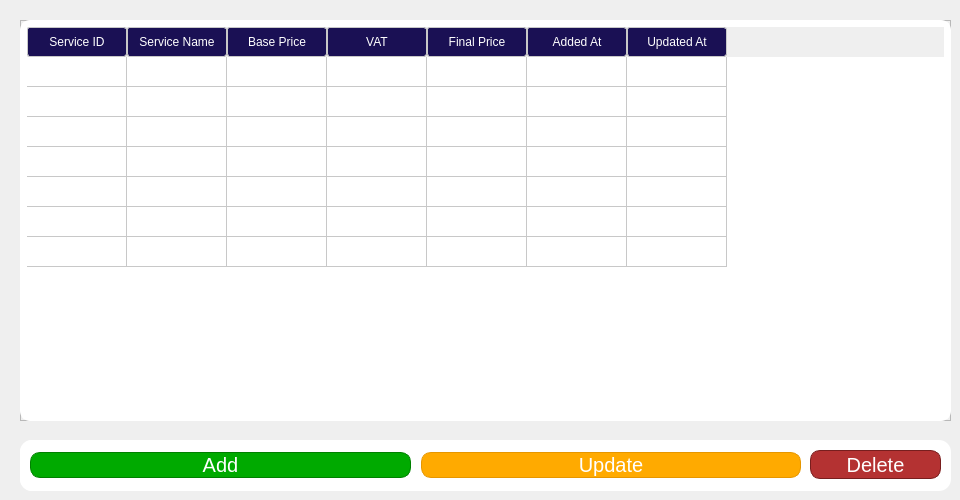
    <widget class="QWidget" name="page_2">
     <widget class="QWidget" name="crud_btn_holder_3" native="true">
      <property name="geometry">
       <rect>
        <x>20</x>
        <y>440</y>
        <width>931</width>
        <height>51</height>
       </rect>
      </property>
      <property name="styleSheet">
       <string notr="true">background-color: rgb(255, 255, 255);
border-radius: 12px;
</string>
      </property>
      <widget class="QWidget" name="horizontalLayoutWidget_3">
       <property name="geometry">
        <rect>
         <x>0</x>
         <y>0</y>
         <width>791</width>
         <height>51</height>
        </rect>
       </property>
       <layout class="QHBoxLayout" name="horizontalLayout_4">
        <property name="spacing">
         <number>10</number>
        </property>
        <property name="leftMargin">
         <number>10</number>
        </property>
        <property name="rightMargin">
         <number>10</number>
        </property>
        <item>
         <widget class="QPushButton" name="serviceAddBtn">
          <property name="font">
           <font>
            <pointsize>15</pointsize>
           </font>
          </property>
          <property name="cursor">
           <cursorShape>PointingHandCursor</cursorShape>
          </property>
          <property name="styleSheet">
           <string notr="true">QPushButton {
    background-color: rgb(0, 170, 0);
    color: white;
    border: 1px solid green;
    border-radius: 10px;
}

/* Hover effect */
QPushButton:hover {
    background-color: rgb(0, 190, 0);
}

/* Pressed effect */
QPushButton:pressed {
    background-color: rgb(0, 140, 0);
}
</string>
          </property>
          <property name="text">
           <string>Add</string>
          </property>
          <property name="autoDefault">
           <bool>false</bool>
          </property>
          <property name="default">
           <bool>false</bool>
          </property>
         </widget>
        </item>
        <item>
         <widget class="QPushButton" name="serviceUpdateBtn">
          <property name="font">
           <font>
            <pointsize>15</pointsize>
           </font>
          </property>
          <property name="cursor">
           <cursorShape>PointingHandCursor</cursorShape>
          </property>
          <property name="styleSheet">
           <string notr="true">QPushButton {
    background-color: rgb(255, 170, 0);   /* base */
    color: white;
    border: 1px solid rgb(230, 150, 0);
    border-radius: 10px;
}

QPushButton:hover {
    background-color: rgb(255, 185, 40);  
}

QPushButton:pressed {
    background-color: rgb(230, 150, 0);  
}
</string>
          </property>
          <property name="text">
           <string>Update</string>
          </property>
         </widget>
        </item>
       </layout>
      </widget>
      <widget class="QPushButton" name="serviceDelBtn">
       <property name="geometry">
        <rect>
         <x>790</x>
         <y>10</y>
         <width>131</width>
         <height>29</height>
        </rect>
       </property>
       <property name="font">
        <font>
         <pointsize>15</pointsize>
        </font>
       </property>
       <property name="cursor">
        <cursorShape>PointingHandCursor</cursorShape>
       </property>
       <property name="styleSheet">
        <string notr="true">QPushButton {
    background-color: rgb(180, 50, 50);   /* darker red - serious tone */
    color: white;
    border: 1px solid rgb(120, 30, 30);  /* slightly darker border */
    border-radius: 10px;
}

QPushButton:hover {
    background-color: rgb(160, 40, 40);   /* muted hover - less inviting */
}

QPushButton:pressed {
    background-color: rgb(130, 30, 30);   /* pressed darker - reinforces caution */
}
</string>
       </property>
       <property name="text">
        <string>Delete</string>
       </property>
      </widget>
     </widget>
     <widget class="QFrame" name="servicesTableFrame">
      <property name="geometry">
       <rect>
        <x>20</x>
        <y>20</y>
        <width>931</width>
        <height>401</height>
       </rect>
      </property>
      <property name="frameShape">
       <enum>QFrame::Shape::StyledPanel</enum>
      </property>
      <property name="frameShadow">
       <enum>QFrame::Shadow::Raised</enum>
      </property>
      <widget class="QWidget" name="verticalLayoutWidget_3">
       <property name="geometry">
        <rect>
         <x>0</x>
         <y>0</y>
         <width>931</width>
         <height>401</height>
        </rect>
       </property>
       <layout class="QVBoxLayout" name="verticalLayout_3">
        <item>
         <widget class="QTableWidget" name="servicesTable">
          <property name="styleSheet">
           <string notr="true">QTableWidget {
    color: rgb(26, 16, 84);
    background-color: rgb(255, 255, 255);
    border: 2px solid rgb(255, 255, 255);
    border-radius: 10px;
    gridline-color: rgb(200, 200, 200);
    padding: 5px;  /* optional: adds spacing inside cells */
}

QHeaderView::section {
    background-color: rgb(26, 16, 84);
    color: white;
    border: 1px solid rgb(200, 200, 200);
    border-radius: 3px;
    padding: 5px;  /* spacing inside headers */
}
</string>
          </property>
          <property name="selectionMode">
           <enum>QAbstractItemView::SelectionMode::SingleSelection</enum>
          </property>
          <property name="selectionBehavior">
           <enum>QAbstractItemView::SelectionBehavior::SelectRows</enum>
          </property>
          <attribute name="horizontalHeaderShowSortIndicator" stdset="0">
           <bool>false</bool>
          </attribute>
          <attribute name="horizontalHeaderStretchLastSection">
           <bool>false</bool>
          </attribute>
          <attribute name="verticalHeaderVisible">
           <bool>false</bool>
          </attribute>
          <attribute name="verticalHeaderCascadingSectionResizes">
           <bool>false</bool>
          </attribute>
          <attribute name="verticalHeaderShowSortIndicator" stdset="0">
           <bool>false</bool>
          </attribute>
          <attribute name="verticalHeaderStretchLastSection">
           <bool>false</bool>
          </attribute>
          <row>
           <property name="text">
            <string>New Row</string>
           </property>
          </row>
          <row>
           <property name="text">
            <string>New Row</string>
           </property>
          </row>
          <row>
           <property name="text">
            <string>New Row</string>
           </property>
          </row>
          <row>
           <property name="text">
            <string>New Row</string>
           </property>
          </row>
          <row>
           <property name="text">
            <string>New Row</string>
           </property>
          </row>
          <row>
           <property name="text">
            <string>New Row</string>
           </property>
          </row>
          <row>
           <property name="text">
            <string>New Row</string>
           </property>
          </row>
          <column>
           <property name="text">
            <string>Service ID</string>
           </property>
          </column>
          <column>
           <property name="text">
            <string>Service Name</string>
           </property>
          </column>
          <column>
           <property name="text">
            <string>Base Price</string>
           </property>
          </column>
          <column>
           <property name="text">
            <string>VAT</string>
           </property>
          </column>
          <column>
           <property name="text">
            <string>Final Price</string>
           </property>
          </column>
          <column>
           <property name="text">
            <string>Added At</string>
           </property>
          </column>
          <column>
           <property name="text">
            <string>Updated At</string>
           </property>
          </column>
         </widget>
        </item>
       </layout>
      </widget>
     </widget>
    </widget>
